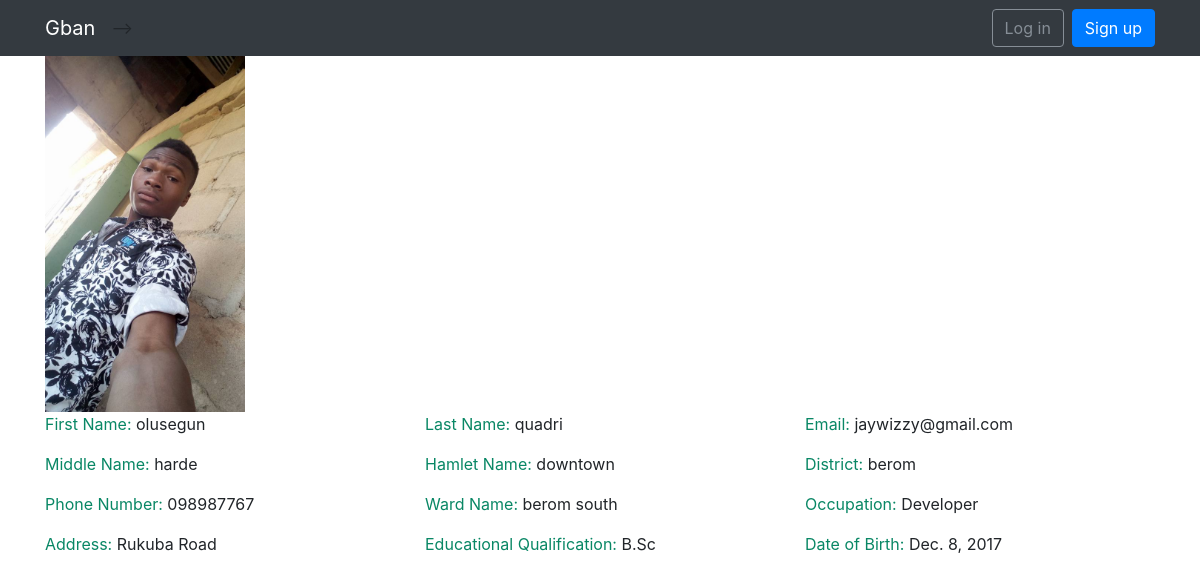
The app's page /16/ with its own data.
### app/models.py (models this page shows)
class User(AbstractUser):
    username = None
    email = models.EmailField(_('email address'), unique=True)
    USERNAME_FIELD = 'email'
    REQUIRED_FIELDS = []
    objects = UserManager()

### accounts/models.py (models this page shows, shortened)
class Profile(models.Model):
    user = models.OneToOneField(User, related_name='profile')
    slug = models.SlugField(unique=True, blank=True, null=True, default='')
    middle_name = models.CharField(max_length = 100, blank=True, default='')
    village = models.CharField(max_length = 100, blank=True, default='')
    ward = models.CharField(max_length = 100, blank=True, default='')
    district = models.CharField(max_length = 100, blank=True, default='')
    address = models.CharField(max_length = 100, blank=True, default='')
    home_address = models.CharField(max_length = 100, blank=True, default='')
    occupation = models.CharField(max_length = 100, blank=True, default='')
    date_of_birth = models.DateField(blank=True, null=True)
    phone_number = models.CharField(max_length = 100, blank=True, default='')
    educational_qualification = models.CharField(max_length = 100, blank=True, default='')
    gender = models.CharField(max_length=100, choices=gender, blank=True)
    diasbilities = models.CharField(max_length=100, choices=diasbilities, blank=True)
    employement_status = models.CharField(max_length=100, choices=status, blank=True)
    photo = models.ImageField(upload_to="profile_photos", blank=True)

### accounts/views.py (the view)
# urls.py: url(r'^(?P<id>\d+)/$', user_details, name='user_details'),
def user_details(request, id):
    print (request.user.id)
    instance = get_object_or_404( User, id=id)
    context = {
        'instance': instance
    }
    return render(request, "user_detail.html", context)

### templates/user_detail.html (shortened to what this page needs)
{% extends 'base.html' %}
{% block content %}
{% if instance.profile.photo %}<img src="{{ instance.profile.photo.url }}"  width="200">{% else %} <p> no profile photo </p>{% endif %}
<div class="row">
<div class="col-md-4"><p><span style="color:#098765">First Name:</span> {{ instance.first_name }}</p></div>
<div class="col-md-4"><p><span style="color:#098765">Last Name: </span>{{ instance.last_name }}</p></div>
<div class="col-md-4"><p><span style="color:#098765">Email: </span>{{ instance.email }}</p></div>
<div class="col-md-4"><p><span style="color:#098765">Middle Name: </span>{{ instance.profile.middle_name }}</p></div>
<div class="col-md-4"><p><span style="color:#098765">Hamlet Name: </span>{{ instance.profile.village }}</p></div>
<div class="col-md-4"><p><span style="color:#098765">District: </span>{{ instance.profile.district }}</p></div>
<div class="col-md-4"><p><span style="color:#098765">Phone Number: </span>{{ instance.profile.phone_number }}</p></div>
<div class="col-md-4"><p><span style="color:#098765">Ward Name: </span>{{ instance.profile.ward }}</p.></div>
  <div class="col-md-4"><p><span style="color:#098765">Occupation:</span> {{ instance.profile.occupation }}</p></div>
  <div class="col-md-4"><p><span style="color:#098765">Address:</span> {{ instance.profile.address }}</p></div>
<div class="col-md-4"><p><span style="color:#098765">Educational Qualification:</span> {{ instance.profile.educational_qualification }}</p></div>
<div class="col-md-4"><p><span style="color:#098765">Date of Birth:</span> {{ instance.profile.date_of_birth }}</p></div>
</div>
{% endblock %}

### records on screen
User: profile.photo (picture), first_name "olusegun", last_name "quadri", email "jaywizzy@gmail.com", profile.middle_name "harde", profile.village "downtown", profile.district "berom", profile.phone_number "098987767", profile.ward "berom south", profile.occupation "Developer", profile.address "Rukuba Road", profile.educational_qualification "B.Sc", profile.date_of_birth "Dec. 8, 2017"
